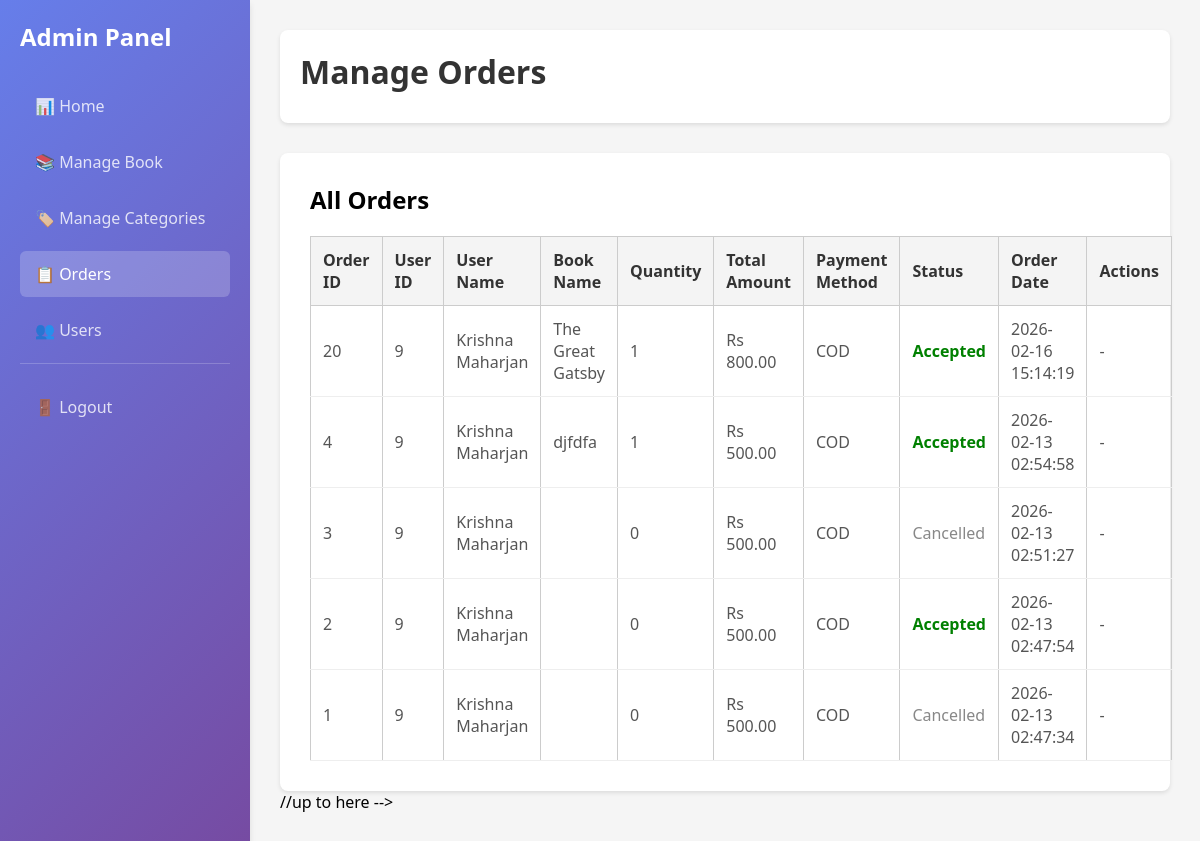
/admin/dashboard.php?page=orders (signed in), run on an earlier commit of the app's database.
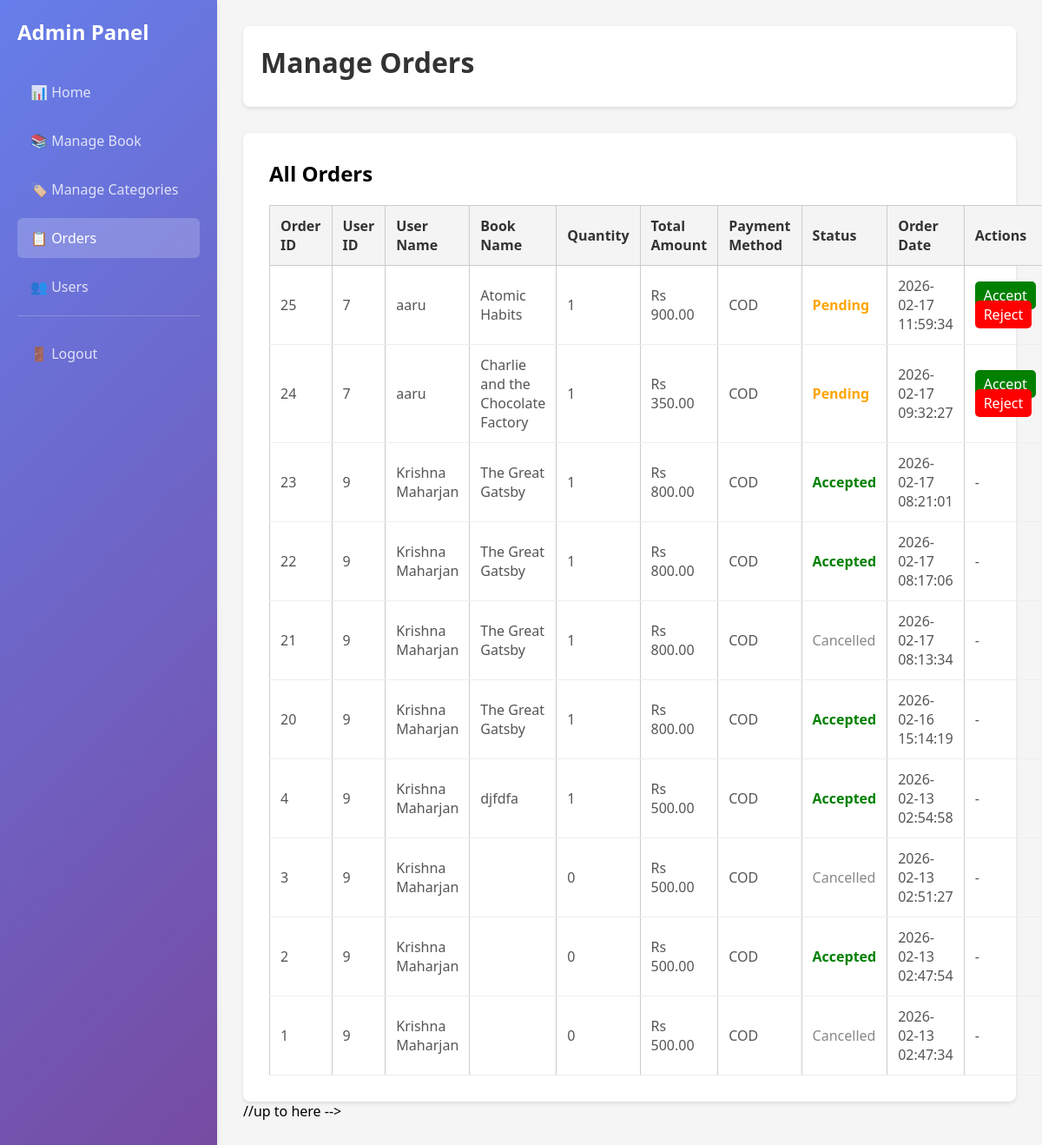
And on a later commit of the database.
### tables this page shows
CREATE TABLE `orders` (
  `id` int(10) UNSIGNED NOT NULL,
  `user_id` int(11) NOT NULL,
  `book_id` int(11) NOT NULL,
  `fullname` varchar(100) NOT NULL,
  `email` varchar(100) NOT NULL,
  `phone` varchar(20) NOT NULL,
  `address` text NOT NULL,
  `city` varchar(50) NOT NULL,
  `pincode` varchar(20) DEFAULT NULL,
  `payment_method` varchar(20) NOT NULL,
  `total_amount` decimal(10,2) NOT NULL,
  `order_date` datetime NOT NULL DEFAULT current_timestamp(),
  `book_name` varchar(255) NOT NULL,
  `total_quantity` int(11) NOT NULL,
  `status` varchar(20) NOT NULL DEFAULT 'pending'
);

### admin/orders.php (the view, shortened to what this page needs)
<?php
include("../includes/db.php");
$query = "SELECT * FROM orders ORDER BY order_date DESC";
$result = mysqli_query($conn, $query);
?>
<!DOCTYPE html>
<html lang="en">
<head>
</head>
<body>
    <div class="checkout-container">
        <h2>All Orders</h2>
        <?php if (mysqli_num_rows($result) > 0): ?>
            <table>
                <tr>
                    <th>Order ID</th>
                    <th>User ID</th>
                    <th>User Name</th>
                    <th>Book Name</th>
                    <th>Quantity</th>
                    <th>Total Amount</th>
                    <th>Payment Method</th>
                    <th>Status</th>
                    <th>Order Date</th>
                    <th>Actions</th>
                </tr>
                <?php while ($order = mysqli_fetch_assoc($result)): ?>
                    <tr>
                        <td><?php echo $order['id']; ?></td>
                        <td><?php echo $order['user_id']; ?></td>
                        <td><?php echo $order['fullname']; ?></td>
                        <td><?php echo htmlspecialchars($order['book_name']); ?></td>
                        <td><?php echo $order['total_quantity']; ?></td>
                        <td>Rs <?php echo number_format($order['total_amount'], 2); ?></td>
                        <td><?php echo htmlspecialchars($order['payment_method']); ?></td>
                        <td class="
        <?php
        if ($order['status'] == 'pending')
            echo 'status-pending';
        elseif ($order['status'] == 'accepted')
            echo 'status-accept';
        elseif ($order['status'] == 'rejected')
            echo 'status-reject';
        elseif ($order['status'] == 'cancelled')
            echo 'status-cancelled';
        ?>">
                            <?php echo ucfirst($order['status']); ?>
                        </td>
                        <td><?php echo $order['order_date']; ?></td>
                        <td>
                            <?php if ($order['status'] === 'pending'): ?>
                                <a class="btn btn-accept"
                                    href="actions/admin_orders.php?action=accepted&order_id=<?php echo $order['id']; ?>">Accept</a>
                                <a class="btn btn-reject"
                                    href="actions/admin_orders.php?action=rejected&order_id=<?php echo $order['id']; ?>">Reject</a>
                            <?php else: ?>
                                -
                            <?php endif; ?>
                        </td>
                    </tr>
                <?php endwhile; ?>
            </table>
        <?php else: ?>
            <p>No orders found.</p>
        <?php endif; ?>
    </div>
</body>
</html>

What changed in the data, as far as the page shows it:
added orders: id "25", user "7", fullname "aaru", book_name "Atomic Habits", total_quantity "1", total_amount "900.00", payment_method "COD", status "Pending", order_date "2026-02-17 11:59:34"
added orders: id "24", user "7", fullname "aaru", book_name "Charlie and the Chocolate Factory", total_quantity "1", total_amount "350.00", payment_method "COD", status "Pending", order_date "2026-02-17 09:32:27"
added orders: id "23", user "9", fullname "Krishna Maharjan", book_name "The Great Gatsby", total_quantity "1", total_amount "800.00", payment_method "COD", status "Accepted", order_date "2026-02-17 08:21:01"
added orders: id "22", user "9", fullname "Krishna Maharjan", book_name "The Great Gatsby", total_quantity "1", total_amount "800.00", payment_method "COD", status "Accepted", order_date "2026-02-17 08:17:06"
added orders: id "21", user "9", fullname "Krishna Maharjan", book_name "The Great Gatsby", total_quantity "1", total_amount "800.00", payment_method "COD", status "Cancelled", order_date "2026-02-17 08:13:34"
